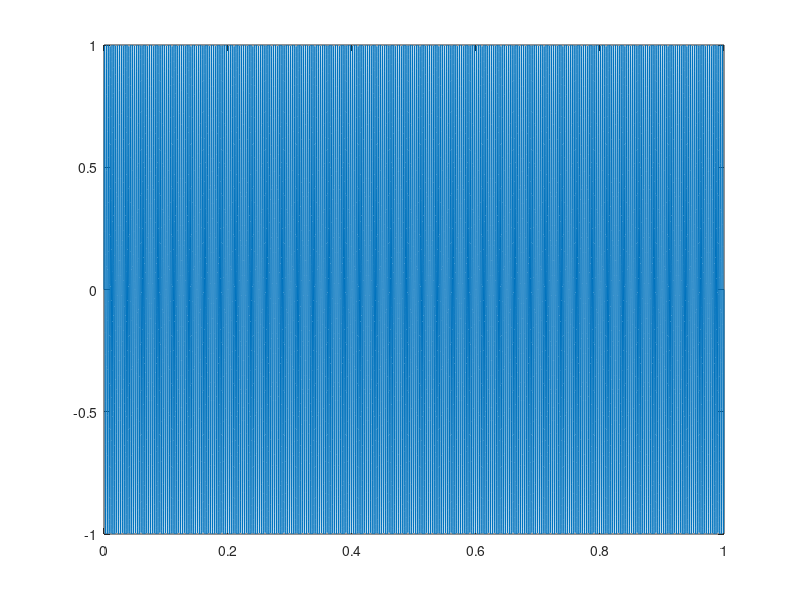
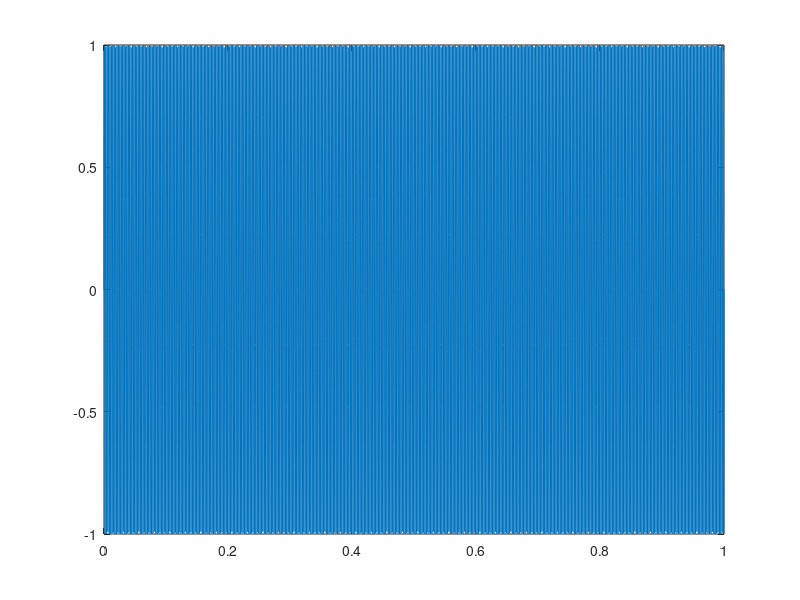
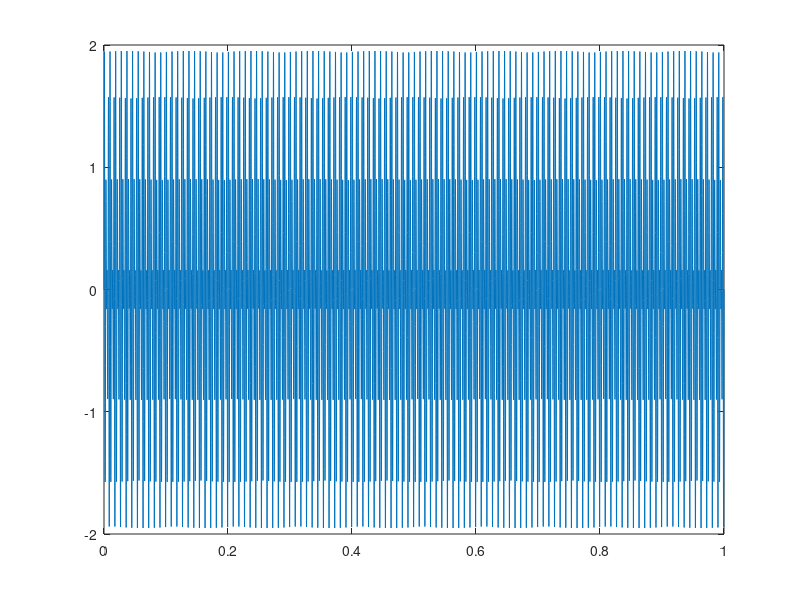
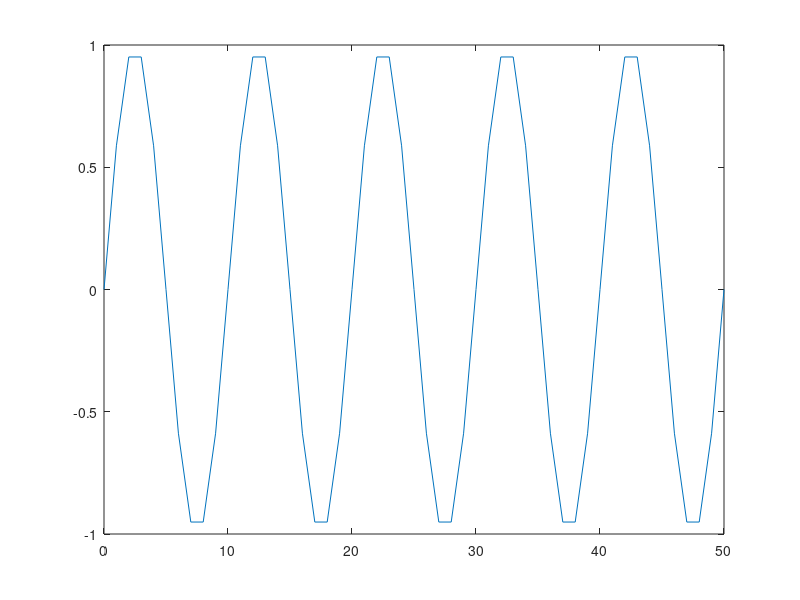

The MATLAB source for these figures, in order:
clc
clear all
close all

%frequencias dos sinais

f1=330
f2=440

%periodos dos sinais

t1=1/f1
t2=1/f2

fprintf("Período de %f Hz: %.6f segundos\n",f1, t1);
fprintf("Período de %f Hz: %.6f segundos\n",f2, t2);
%comprimento de onda
%343 m/s velocidade do som
lambda1=343/f1
lambda2=343/f2

fprintf("Comprimento de onda de %f Hz: %.6f metros\n",f1, lambda1);
fprintf("Comprimento de onda de %f Hz: %.6f metros\n",f2, lambda2);
%sinal no tempo

t=0:0.0001:1;
x1= 1*sin(2*pi*f1*t);
x2= 1*sin(2*pi*f2*t);
figure(1)
plot(t,x1)
figure(2)
plot(t,x2)

%ouvir cada sinal

sound(x1)
sound(x2)

%soma dos sinais
xt = x1+x2;

%mostrar a soma no tempo
figure(3)
plot(t,xt)

%ouvir a soma
sound(xt)

%amostragem dos sinais
Fs1 = (10*f1); %Alta resolução
Fs2 = (10*f2); %Alta resolução
n = 0:50;
xn1 = 1*sin(2*pi*f1*n/Fs1);
xn2 = 1*sin(2*pi*f2*n/Fs2);
figure(4)
plot (n,xn1)
figure (5)
plot (n,xn2)

%amostragem com aliasing dos sinais
Fs1a = 1.5*f1;
Fs2a = 1.5*f2;
xn1a = 1*sin(2*pi*f1*n/Fs1a);
xn2a = 1*sin(2*pi*f2*n/Fs2a);
figure(6)
stem (n,xn1a)
figure (7)
stem (n,xn2a)

%amostragem com aliasing dos sinais
Fs1a = 1.5*100;
Fs2a = 1.5*1000;
xn1a = 1*sin(2*pi*100*n/Fs1a);
xn2a = 1*sin(2*pi*1000*n/Fs2a);
figure(6)
stem (n,xn1a)
figure (7)
stem (n,xn2a)

%espectro frequencia de cada sinal

% FFT com alta resolução
N = 2048;  % número de pontos na FFT
% FFT do sinal x1 (100 Hz)
dftx1 = fft(x1, N);
modulox1 = abs(fftshift(dftx1));
% FFT do sinal x2 (1000 Hz)
dftx2 = fft(x2, N);
modulox2 = abs(fftshift(dftx2));
% Eixo de frequências
Fs = 10 * 1000;  % taxa de amostragem máxima (a maior usada entre os sinais)
f = linspace(-Fs/2, Fs/2, N);
% Gráficos organizados
figure (8);
subplot(1,2,1); plot(f, modulox1); title('Módulo - Sinal 100 Hz'); xlabel('Frequência (Hz)'); ylabel('|X(f)|'); grid on;
subplot(1,2,2); plot(f, modulox2); title('Módulo - Sinal 1000 Hz'); xlabel('Frequência (Hz)'); ylabel('|X(f)|'); grid on;

%ouvir o resultado de cada fft
sound(modulox1)
sound(modulox2)

% Espectro da soma dos sinais
dftxt = fft(xt, N);
moduloxt = abs(fftshift(dftxt));

figure(9);
plot(f, moduloxt); title('Espectro da Soma'); xlabel('Frequência (Hz)'); ylabel('|X(f)|');

% Ouvir espectro da soma
sound(moduloxt, 10000);
